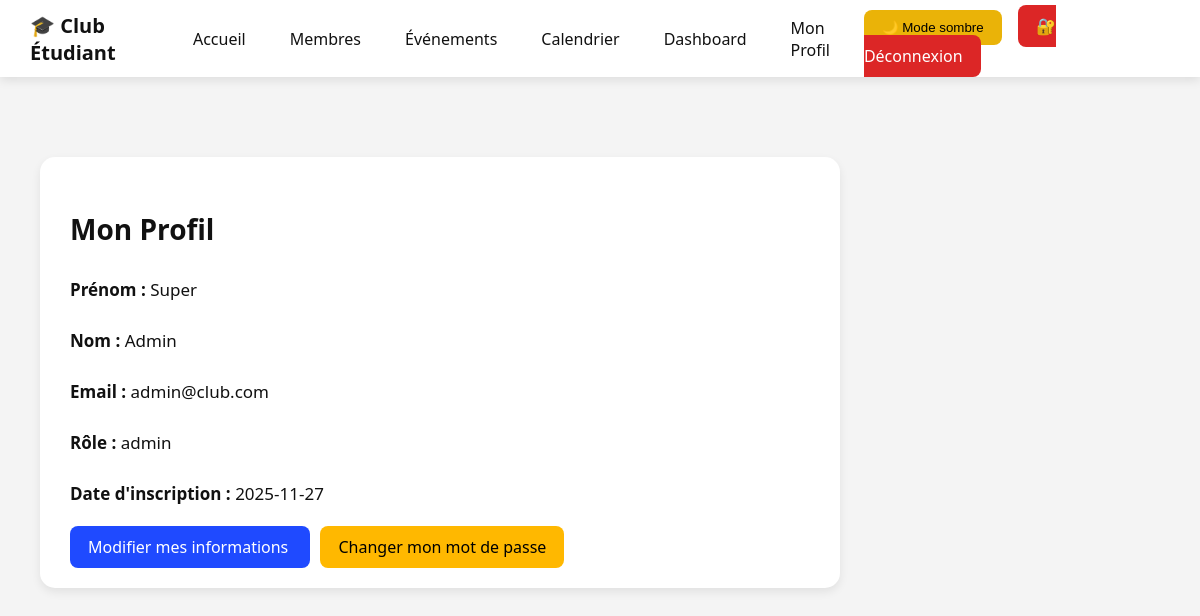
Screenshot of /profil (signed in) with the database file from the repository.
### tables this page shows
CREATE TABLE membres (
    id INTEGER PRIMARY KEY AUTOINCREMENT,
    nom TEXT NOT NULL,
    prenom TEXT NOT NULL,
    email TEXT UNIQUE NOT NULL,
    password TEXT NOT NULL,
    role TEXT NOT NULL DEFAULT 'membre',
    date_inscription TEXT,
    active INTEGER NOT NULL DEFAULT 1
, photo TEXT DEFAULT 'default.png');

### app.py (the view)
@app.route("/profil")
@login_required
def profil():
    conn = get_db_connection()
    user = conn.execute("SELECT * FROM membres WHERE id = ?", (session["user_id"],)).fetchone()
    conn.close()
    return render_template("profil.html", user=user)

### app.py (called while the page is built)
def get_db_connection():
    conn = sqlite3.connect("club.db")
    conn.row_factory = sqlite3.Row
    return conn

def login_required(f):
    @wraps(f)
    def wrap(*args, **kwargs):
        if "user_id" not in session:
            flash_message("Veuillez vous connecter", "error")
            return redirect("/login")
        return f(*args, **kwargs)
    return wrap

### templates/profil.html
{% extends "layout.html" %}
{% block content %}
<div class="container" style="max-width: 800px; margin-top: 40px;">
    <div style="
        background: white;
        padding: 30px;
        border-radius: 15px;
        box-shadow: 0 4px 10px rgba(0,0,0,0.08);
    ">
        <h2 style="margin-bottom: 25px; font-size: 28px; font-weight: 600;">
            Mon Profil
        </h2>
        <div style="line-height: 2; font-size: 17px;">
            <p><strong>Prénom :</strong> {{ user.prenom }}</p>
            <p><strong>Nom :</strong> {{ user.nom }}</p>
            <p><strong>Email :</strong> {{ user.email }}</p>
            <p><strong>Rôle :</strong> {{ user.role }}</p>
            <p><strong>Date d'inscription :</strong> {{ user.date_inscription }}</p>
        </div>
        <div style="margin-top: 25px;">
            <a href="/membres/modifier/{{ user.id }}"
               style="padding: 10px 18px; background: #1F4AFF; color: white;
                      border-radius: 8px; text-decoration: none; margin-right: 10px;">
                Modifier mes informations
            </a>
            <a href="/profil/password"
               style="padding: 10px 18px; background: #FFB800; color: black;
                      border-radius: 8px; text-decoration: none;">
                Changer mon mot de passe
            </a>
        </div>
    </div>
</div>
{% endblock %}

### templates/layout.html (style rules this page uses)
:root { --bg: #f4f4f4; --card-bg: #ffffff; --text: #111; --shadow: 0 3px 10px rgba(0,0,0,0.1); --primary: #2563eb; --success: #16a34a; --warning: #eab308; }
body { background: var(--bg); color: var(--text); margin: 0; padding: 0; font-family: "Segoe UI", Arial; transition: 0.25s; }

### rows the page displays
membres: prenom "Super", nom "Admin", email "admin@club.com", role "admin", date_inscription "2025-11-27"
